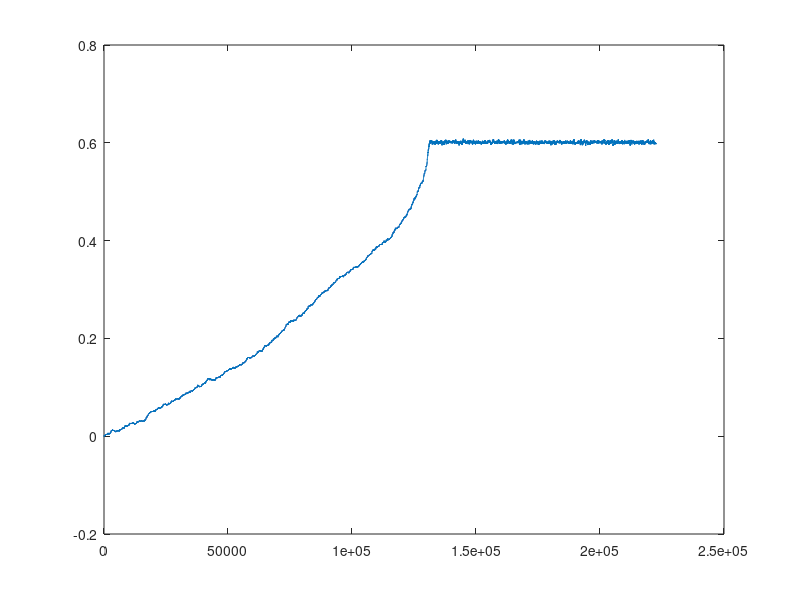
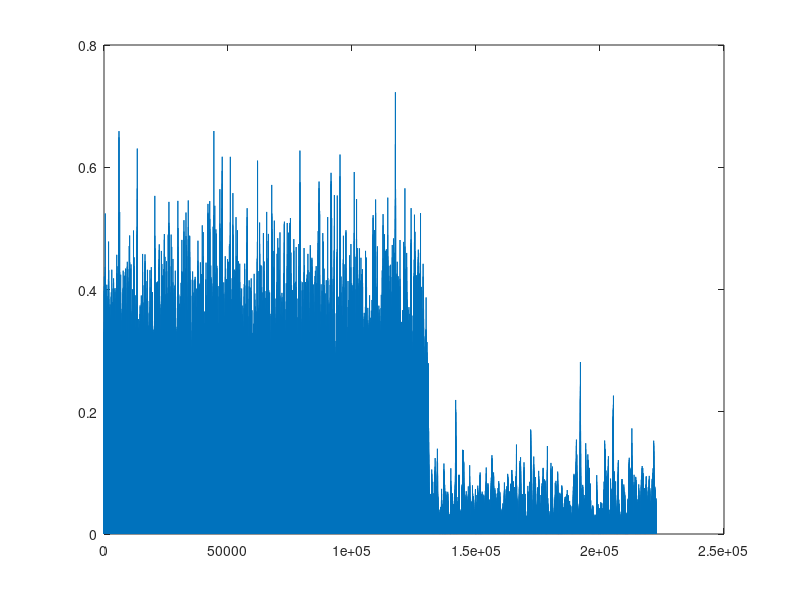

MATLAB code to generate these figures, in order:
%%%%%%%%%%%%%%%%%%%%%%%%%%%%%%%%%%%%%%%%%%%%%%%%%%%%%%%%%%%%%
% Setup
%%%%%%%%%%%%%%%%%%%%%%%%%%%%%%%%%%%%%%%%%%%%%%%%%%%%%%%%%%%%%

% The seed
rng(42);

% 10 second files I have prepared
%[s, Fs] = audioread('PF_1.wav');
%[s, Fs] = audioread('taunt.wav');
Fs = 22257;

% Ten seconds of sample
N = Fs * 10;
%N = length(s);

% Generate speach like noise between 85-255Hz
% white noise -> sharp BPF
w_speach_L = 85*2*pi;
%w_speach_H = 255*2*pi;
%w_speach_H = 2550*2*pi;
w_speach_H = 22000*2*pi;
white_noise = randn(N, 1);
theta_speach_L = w_speach_L / (2 * pi * Fs);
theta_speach_H = w_speach_H / (2 * pi * Fs);
[B_LPF, A_LPF] = butter(6, theta_speach_H, 'low');
[B_HPF, A_HPF] = butter(6, theta_speach_L, 'high');
s = filter(B_LPF, A_LPF, white_noise);
s = filter(B_HPF, A_HPF, s);

% Generate sinusoidal interference
w_0 = 28160*2*pi;
%A_noise = 0.02864;  % ~+10dB SNR for faux-speach input 255Hz
%A_noise = 0.13864;  % ~+10dB SNR for faux-speach input 2550Hz
A_noise = 0.45;  % ~+10dB SNR for faux-speach input 22000Hz
%A_noise = 0.099;    % ~+10dB SNR for taunt.wav
%A_noise = 1.0;         % ~-10dB for taunt.wav
theta_0 = w_0 / (2 * pi * Fs);
v = zeros(N, 1);
for n = 1:N
    d_theta = 0;                         % No deviation
    %d_theta = 0.02 * cos(0.00015 * pi * n);  % Predictable deviation (fast)
    %d_theta =  0.02 * cos(0.00003 * pi * n);  % Predictable deviation (slow)
    %d_theta = normrnd(0,1);             % Random deviation
    v(n) = A_noise * cos((theta_0 + d_theta) * n);
end

% Calculate SNR
Ps = var(s);
Pv = var(v);
snr = 10 * log10(Ps/Pv)

% add noise to the signal
x_recieved = s + v;

% plot the sample_audio
fft_w = fft(s);
P2 = abs(fft_w/N);
P1 = P2(1:N/2+1);
P1(2:end-1) = 2*P1(2:end-1);
f = Fs*(0:(N/2))/N;
%plot(f,P1);

%%%%%%%%%%%%%%%%%%%%%%%%%%%%%%%%%%%%%%%%%%%%%%%%%%%%%%%%%%%%%
% Filter
%%%%%%%%%%%%%%%%%%%%%%%%%%%%%%%%%%%%%%%%%%%%%%%%%%%%%%%%%%%%%

% make a[] an array so we can 
% see how it changed over time
a = zeros(N, 1);

% Initialize output vec
y = zeros(N, 1);
y(1) = x_recieved(1);
y(2) = x_recieved(2);

% Run the filter in a real time simulation
r = 0.99;
%mu = 0.075; % voice
%mu = 0.75; % noise 255Hz
%mu = 0.075; % noise 2550Hz
mu = 0.00075; % noise 2550Hz
k = (1+r)/2;
a_true = 2*cos(theta_0)
for n = 3:N
    
    y(n) = k*x_recieved(n) - k*a(n)*x_recieved(n-1) + k*x_recieved(n-2) + r*a(n)*y(n-1) - r*r*y(n-2);
    %y(n) = k*x_recieved(n) - k*a_true*x_recieved(n-1) + k*x_recieved(n-2) + r*a_true*y(n-1) - r*r*y(n-2);
    
    % Update n
    a_n1 = a(n) + mu*y(n)*(x_recieved(n-1) - r*y(n-1));
    if (a_n1 < -2 || 2 < a_n1)
        a_n1 = 0;
    end
    a(n+1) = a_n1;
end

% display a
figure();
plot(a);

% display e2
e = y - s;
e2 = e.^2;
figure();
plot(e2);

%y = filter([k -k*a_true k], [1 -r*a_true r*r], x_recieved);

% play the sound before trans -> after noise -> after filter
%sound(s, Fs);
%pause(4)
%sound(x_recieved, Fs);
%pause(4)
%sound(y, Fs);
